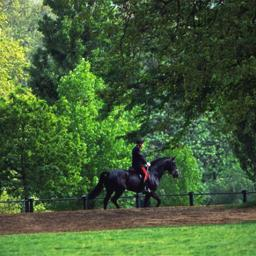
#> input picture dataset/train/Image Cat1/forest_cdmc12.jpg, 256 x 256 px; its folder holds only this picture in this run
$ python random_fo_image.py   (older library calls are emulated)
#> lines starting #> are read from the running program, lines starting #| are printed output that depends on the picture

# coding: utf-8

# In[2]:


from sklearn.preprocessing import LabelEncoder
from sklearn.preprocessing import MinMaxScaler
import numpy as np
#import mahotas
import cv2
import os
import h5py
import glob
import matplotlib.pyplot as plt
from sklearn.model_selection import train_test_split, cross_val_score
from sklearn.ensemble import RandomForestClassifier


# In[3]:


# make a fix file size
fixed_size = tuple((500, 500))

#train path
train_path = "dataset/train"

# no of trees for Random Forests
num_tree = 100

# bins for histograms
bins = 8

# train_test_split size
test_size = 0.10

# seed for reproducing same result
seed = 9


# In[4]:


# features description -1:  Hu Moments

def fd_hu_moments(image):
    image = cv2.cvtColor(image, cv2.COLOR_BGR2GRAY)
    feature = cv2.HuMoments(cv2.moments(image)).flatten()
    return feature


# In[5]:


# feature-descriptor -2 Haralick Texture

def fd_haralick(image):
    # conver the image to grayscale
    gray = cv2.cvtColor(image, cv2.COLOR_BGR2GRAY)
    # Ccompute the haralick texture fetature ve tor
    haralic = mahotas.features.haralick(gray).mean(axis=0)
    return haralic


# In[6]:


# feature-description -3 Color Histogram

def fd_histogram(image, mask=None):
    # conver the image to HSV colors-space
    image = cv2.cvtColor(image, cv2.COLOR_BGR2HSV)
    #COPUTE THE COLOR HISTPGRAM
    hist = cv2.calcHist([image], [0, 1, 2], None, [
                        bins, bins, bins], [0, 256, 0, 256, 0, 256])
    # normalize the histogram
    cv2.normalize(hist, hist)
    # return the histog....
    return hist.flatten()


# In[7]:


# get the training data labels
train_labels = os.listdir(train_path)

# sort the training labesl
train_labels.sort()
print(train_labels)

# empty list to hold feature vectors and labels
global_features = []
labels = []

i, j = 0, 0
k = 0

# num of images per class
images_per_class = 80


# In[84]:


# ittirate the folder to get the image label name

#get_ipython().run_line_magic('time', '')
# lop over the training data sub folder

for training_name in train_labels:
    # join the training data path and each species training folder
    dir = os.path.join(train_path, training_name)

    # get the current training label
    current_label = training_name

    k = 1
    # loop over the images in each sub-folder

    for file in os.listdir(dir):

        file = dir + "/" + os.fsdecode(file)

        # read the image and resize it to a fixed-size
        image = cv2.imread(file)
#> image is the input picture: shape (256, 256, 3); mean B, G, R 54.4, 95.1, 68.8

        if image is not None:
            image = cv2.resize(image, fixed_size)
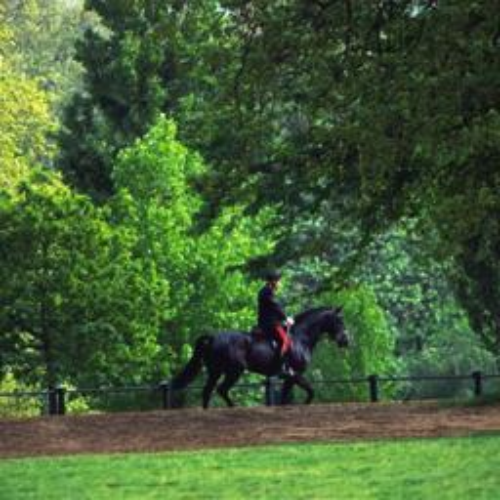
#> image: shape (500, 500, 3); mean B, G, R 54.3, 95, 68.7
            fv_hu_moments = fd_hu_moments(image)
#> in fd_hu_moments, `image = cv2.cvtColor(image, cv2.COLOR_BGR2GRAY)`:
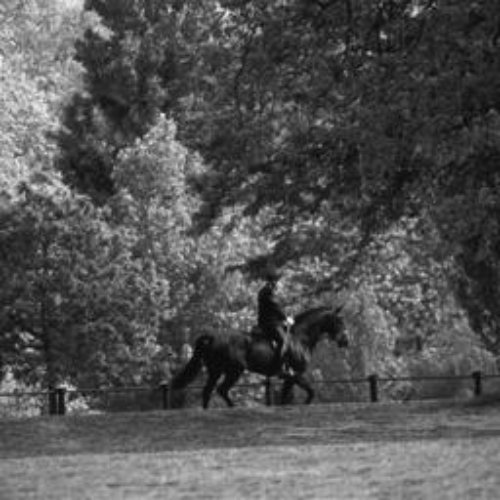
#> image: shape (500, 500); min 3, max 244, mean 82.5
#> in fd_hu_moments, `feature = cv2.HuMoments(cv2.moments(image)).flatten()`: feature = [0.00213, 1.75e-07, 1.3e-10, 2.28e-11, -7.35e-22, -3.27e-15, -9.95e-22]
#> fv_hu_moments has the same summary as feature in fd_hu_moments
#> (the run stopped early here; a loop or call above may not have finished)
